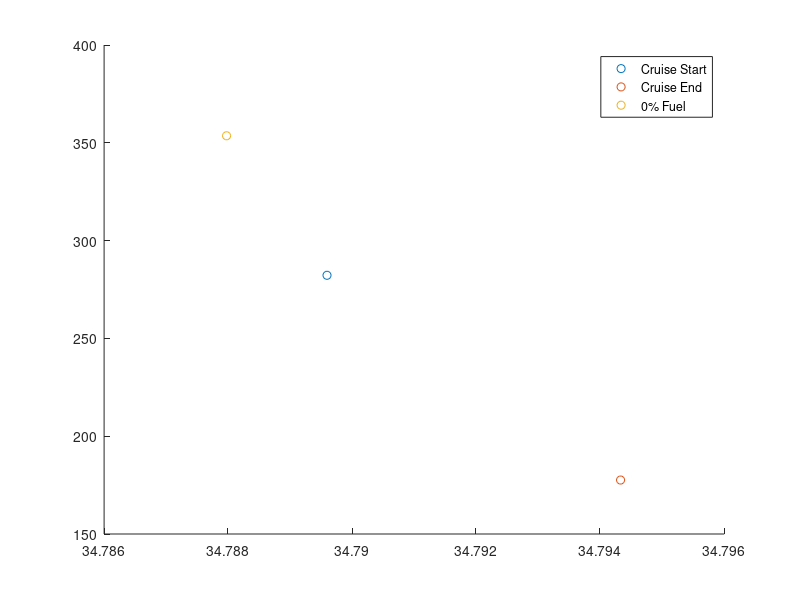

MATLAB code to generate this figure:
clc
clear
close all

% Weight & Balance Estimation for Transport Aircraft

% Variable Definitions:
mac=7.4;
A = 8.77; %- Wing aspect ratio (unitless)
Ah = 5.8; %- Horizontal tailplane aspect ratio (unitless)
Av = 2*1.6; %- Vertical tailplane aspect ratio (unitless)
Afc = 3887.9244; %- Cargo hold floor area (ft^2), set to 0 initially, replace with actual value
Bw = 213.2; %- Wing span (ft), set to 0 initially, replace with actual value
Bh = 51; % - Horizontal tailplane span (ft)
D = 20.8; %- Maximum fuselage diameter (ft), set to 0 initially, replace with actual value
Fw = 14.7638; %- Fuselage width at horizontal tail intersection (ft), set to 0, replace as needed
HtHv = 0; % - Location of horizontal tailplane on vertical tail (0 for fuselage-mounted, 1 for T-tail)
Kbuf = 5.68; %- Factor for range; 1.02 for short ranges, 5.68 for very long ranges
Kdoor = 1; %- Door factor, 1.0 if no cargo door, 1.06 for one side cargo door, 1.12 for aft clamshell
Klav = 1.11; %- Lavatory factor, 1.11 for long range, 0.31 for short range, 3.9 for business jets
KLg = 1.12; % - Landing gear factor, 1.12 if fuselage mounted, 1.0 otherwise
Kmp = 1; %- Kneeling main gear factor, 1.126 for kneeling gear, 1.0 otherwise
Kng = 1.017; %- Nacelle factor, 1.017 for pylon mounted nacelle, 1.0 otherwise
Knp = 1; %- Nose gear factor, 1.15 for kneeling nose gear, 1.0 otherwise
Kr = 1; %      - Engine factor, 1.133 for reciprocating engines, 1.0 otherwise
Ktp = 1; %- Turboprop factor, 0.793 for turboprop, 1.0 otherwise
Kuht = 1; %- Factor for all-moving tail, 1.143 for all-moving, 1.0 otherwise
L = 246.063; %- Fuselage structural length (ft), to be assigned
La = 250; %       - Electrical routing distance; generators to avionics to cockpit (ft)
Lec = 800; %        - Engine controls routing distance; engine to cockpit - total if multi-engine (ft)
Lf = 264.4357; %- Total fuselage length (ft)
Lht = 106.6; %    - Length from wing aerodynamic center to horizontal tail aerodynamic center (ft)
Lm = 160; %         - Main landing gear length (inches)
Ln = 120; %         - Nose landing gear length (inches)
Lvt = 103.6; %    - Length from wing aerodynamic center to vertical tail aerodynamic center (ft)
Ky = 0.238 * Lht; % - Aircraft pitching radius of gyration, approx. 0.3*Lht (ft)
Kz = Lvt; % - Aircraft yaw radius of gyration, approx. Lvt (ft)
Nc = 12; %       - Number of crew, typically set as required by the design
Nen = 4; %     - Number of engines
Nf = 5; %     - Number of control functions, typically 4-7
Ngear = 2.85; % - Gear load ratio, typically 2.7-3 for commercial aircraft
Ngen = 5; %    - Number of generators, typically equal to Nen
Nl = 1.5 * Ngear; %    - Ultimate landing gear load factor, typically 1.5*Ngear
NLt = 17.4; %- Nacelle length (ft)
Nm = 1; % - Number of mechanical functions performed by controls, usually 0-2
Nmss = 4; %       - Number of main gear shock struts
Nmw = 16; %     - Number of main wheels
Nnw = 2; %     - Number of nose wheels
Np = 516; % - Total number of persons onboard (crew + passengers)
Nseat = 516; %- Number of seats of given type
Nt = 5; % - Total number of fuel tanks
Nw = 6.9; % - Nacelle width (ft)
Nz = 1.5*2.5; %- Ultimate load factor, typically 1.5 * limit load factor
Rkva = 50; % - Electrical system rating, usually 40-60 kVA for transports
Scs = 540; %    - Total control surface area (ft^2)
Scsw = 530; %   - Area of wing-mounted control surfaces (ft^2)
Se = 100; %    - Elevator area (ft^2)
Sf = 37027; %- Fuselage wetted area (ft^2)
Sht = 1039.8; %     - Horizontal tailplane area (ft^2)
Sn = 650; %     - Nacelle wetted area (ft^2)
Sw = 5188.2; %- Reference wing area (ft^2)
Svt = 433.6; %      - Vertical tailplane area (ft^2)
tc_root = 0.14; %- Wing root thickness-to-chord ratio
tc_rootv = 0.12; %- Vertical tailplane root thickness-to-chord ratio
Vi = 59438.7; %- Integral fuel tank volume (gal)
Vp = 0; % - Self-sealing tank volume (gal)
Vpr = 150000; %     - Volume of pressurized sections (ft^3)
Vs = 231.6; %- Landing stall speed (ft/s)
Vt = Vi +Vp; %- Total volume of fuel tanks (gal)
WAPU = 500; %- Uninstalled APU weight (lb)
Wc = 0; % - Maximum cargo weight (lb)
Wdg = 779200; % - Design gross weight (lb)
Wen = 13552; %- Engine weight (lb)
Wenc = 19841.6; %- Weight of engine and contents (lb)
Wl = Wdg * 0.85; %- Landing design gross weight (lb)
Wseat = 13; %- Weight of single seat (lb)
Wuav = 1100; % - Uninstalled avionics weight, typically 800-1400 lb
lambda = 0.25; %- Wing taper ratio
Lambda = 0.464; %- Wing quarter chord sweep angle (radians)
Lambda_ht = 0.26; %- Horizontal tailplane quarter chord sweep (radians)
Lambda_vt = 0.26; %- Vertical tailplane quarter chord sweep (radians)
g = 32.18504;
Iy = Wdg * Ky ^ 2 / g; %- Pitching moment of inertia (lb*ft^2), approximated as Wo*Ky^2/g
Kws = 0.75 * ((1 + 2 * lambda) / (1 + lambda)) * Bw * tan(Lambda) / L; % - Wing sweep factor, calculated as 0.75 * [(1 + 2*lambda)/(1 + lambda)] * Bw * tan(Lambda) / L

% % Default values for unspecified variables (set to zero, modify as needed):
% A = 0; % Wing aspect ratio
% Ah = 0; % Horizontal tailplane aspect ratio
% Av = 0; % Vertical tailplane aspect ratio
% Bw = 0; % Wing span in ft
% D = 0; % Fuselage diameter in ft
% % ... Continue initializing all variables used in equations as above

% Begin Calculations
% 1. Aircraft Wing Weight
% Wdg = 0; % Design gross weight, replace with actual value
% Nz = 0; % Ultimate load factor, typically 1.5 * limit load factor
% Sw = 0; % Reference wing area, replace with actual value
% A = 0; % Aspect ratio of the wing
% lambda = 0; % Wing taper ratio
% Scsw = 0; % Area of wing-mounted control surfaces
% Lambda = 0; % Wing quarter chord sweep (radians)
% tc_root = 0; % Wing root thickness-to-chord ratio


% Equation for Wing Weight (Ww)
CGw = 35; % Wing CG location (m)
Zw = -1.83;
Ww = 1.05 * (0.78 * 0.0051 * (Wdg * Nz) ^ 0.557 * Sw ^ 0.649 * A ^ 0.5 * (1 + lambda) ^ 0.1 * ...
    Scsw ^ 0.1 )/ (cos(Lambda) * (tc_root) ^ 0.4); % Wing Weight
% Comment: Replace variables with actual values as needed.

% engine weight
CGeng = CGw - 0.7;
Zeng = -4.5;
W_engines = Nen * Wen;

% 2. Horizontal Tailplane Weight (Wht)
% Kuht = 1; % Factor for all-moving tail, typically 1.143 for all-moving, 1.0 otherwise
% Sht = 0; % Horizontal tailplane area in ft^2
% Ky = 0; % Aspect ratio of the horizontal tail
% Fw = 0; % Fuselage width at horizontal tail intersection
% Bh = 0; % Horizontal tailplane span in ft
% Lht = 0; % Length from wing aerodynamic center to horizontal tail aerodynamic center
% Lambda_ht = 0; % Horizontal tail quarter-chord sweep (radians)
CGht = 72.1;
Zht = 1.55;
Wht = 1.05 * 0.75 * 0.0379 * Kuht * Wdg ^ 0.639 * Nz ^ 0.1 * Sht ^ 0.75 * Ky ^ 0.704 * ...
    Ah ^ 0.166 * (1 + Se / Sht) ^ 0.1 / ((1 + Fw / Bh) ^ 0.25 * Lht * cos(Lambda_ht));
% Comment: Replace with actual values for Wht calculation.

% 3. Vertical Tailplane Weight (Wvt)
% HtHv = 0; % Location factor, 0.0 for fuselage mounted, 1.0 for T-tail
% Svt = 0; % Vertical tailplane area in ft^2
% Av = 0; % Vertical tailplane aspect ratio
% Lvt = 0; % Length from wing aerodynamic center to vertical tail aerodynamic center
% Lambda_vt = 0; % Vertical tail quarter-chord sweep (radians)
% tc_rootv = 0; % Vertical tail root thickness-to-chord ratio
CGvt = 71.1;
Zvt = 4.64;
Wvt = 1.05 * 0.75 * 0.0026 * (1 + HtHv) ^ 0.225 * Wdg ^ 0.556 * Nz ^ 0.536 * Svt ^ 0.5 * ...
    Kz ^ 0.875 * Av ^ 0.35 / (Lvt ^ 0.5 * cos(Lambda_vt) * (tc_rootv) ^ 0.5);
% Comment: Replace variables for accurate vertical tail weight estimation.

% Continue defining
% Continue defining remaining equations based on the document

% 4. Fuselage Weight (Wfus)
% Sf = 0; % Fuselage wetted area (ft^2)
% L_D = 0; % Lift-to-drag ratio, typically 10-20 for transport aircraft
CGfus = L * 0.435 / 3.281;
Zfus = 0;
Wfus = 1.05 * 0.85 * 0.3280 * Kdoor * KLg * (Wdg * Nz) ^ 0.5 * L ^ 0.25 * Sf ^ 0.302 * ...
    (1 + Kws) ^ 0.04 * (L/D) ^ 0.1;
% Comment: Replace variables with actual values for fuselage weight.

% 5. Main Landing Gear Weight (Wmlg)
% Lm = 0; % Main landing gear length (inches)
% Nmss = 0; % Number of main gear shock struts
% Nmw = 0; % Number of main wheels
% Vs = 0; % Landing stall speed (ft/s)
CGmlg = 43;
Zmlg = -6.33;
Wmlg = 1.05 * 0.88 * 0.0106 * Kmp * Wl ^ 0.888 * Nl ^ 0.25 * Lm ^ 0.4 *Nmw^0.321 * Vs ^ 0.1 / (Nmss ^ 0.5);
% Comment: Replace values for main landing gear weight.

% 6. Nose Landing Gear Weight (Wnlg)
% Ln = 0; % Nose landing gear length (inches)
% Nnw = 0; % Number of nose wheels
CGnlg = 7;
Znlg = -6.33;
Wnlg = 1.05 * 0.88 * 0.032 * Knp * Wl ^ 0.646 * Nl ^ 0.2 * Ln ^ 0.5 * Nnw ^ 0.45;
% Comment: Replace variables with actual values for nose landing gear weight.

% 7. Nacelle Weight (Winl)
% NLt = 0; % Nacelle length (ft)
% Nw = 0; % Nacelle width (ft)
% Wenc = 0; % Weight of engine and contents (lb)
% Sn = 0; % Nacelle wetted area (ft^2)
CGinl = CGw - 1.4;
Zinl = Zeng;
Winl = 1.05 * 0.85 * 0.6724 * Kng * NLt ^ 0.1 * Nw ^ 0.294 * Nz ^ 0.119 * Wenc ^ 0.611 *Nen^0.984* Sn ^ 0.224;
% Comment: Replace values for nacelle weight.

% 8. Engine Controls Weight (Wec)
% Lec = 0; % Engine control routing distance (ft)
CGec = CGeng;
Zec = Zeng;
Wec = 5 * Nen + 0.8 * Lec;
% Comment: Weight of engine controls; set Nen and Lec as needed.

% 9. Engine Starter Weight (Wes)
% Wen = 0; % Engine weight (lb)
CGes = CGeng;
Zes = Zeng;
Wes = 49.19 * (Nen * Wen / 1000) ^ 0.541;
% Comment: Engine starter weight; specify engine weight and number of engines.

% 10. Fuel System Weight (Wfs)
% Vt = 0; % Total volume of fuel tanks (gal)
% Nt = 0; % Number of fuel tanks
% Vp = 0; % Self-sealing tank volume (gal)
% Vi = 0; % Integral fuel tank volume (gal)
CGfs = CGeng + 0.1;
Zfs = -2.01;
Wfs = 2.405 * Vt ^ 0.606 * Nt ^ 0.5 * (1 + Vp / Vt) / (1 + Vi / Vt);
% Comment: Fuel system weight; define fuel volumes and tank counts.

% 11. Flight Controls Weight (Wfc)
% Scs = 0; % Total control surface area (ft^2)
% Iy = 0; % Pitching moment of inertia (lb*ft^2), usually ≈ Wdg * Ky^2 / g
% Nm = 0; % Number of mechanical functions performed by controls
CGfc = 50;
Zfc = -1;
Wfc = 145.9 * Nf ^ 0.554 * Scs ^ 0.2 * (Iy * 1e-6) ^ 0.07 / (1 + Nm / Nf);
% Comment: Flight controls weight; specify control surface area and inertia.

% 12. Installed APU Weight (WAPUinst)
% WAPU = 0; % Uninstalled APU weight (lb)
CGapu = 75;
Zapu = 1.34;
WAPUinst = 2.2 * WAPU;
% Comment: Installed APU weight; specify WAPU.

% 13. Instruments Weight (Winstr)
% Kr = 1; % Engine type factor, 1.133 for reciprocating engines, 1.0 otherwise
% Ktp = 1; % Turboprop factor, 0.793 for turboprop, 1.0 otherwise
CGinstr = 4;
Zinstr = 0;
Winstr = 4.509 * Kr * Ktp * Nc ^ 0.541 * Nen * (Lf + Bw) ^ 0.5;
% Comment: Instrument weight; define factors, number of crew, and dimensions.

% 14. Hydraulic System Weight (Whydr)
CGhydr = 50;
Zhydr = -1;
Whydr = 0.2673 * Nf * (Lf + Bw) ^ 0.937;
% Comment: Hydraulic system weight; replace Nf, Lf, Bw as needed.

% 15. Electrical System Weight (Wel)
% Rkva = 0; % System electrical rating (kVA)
CGel = 45;
Zel = -1;
Wel = 7.291 * Rkva ^ 0.782 * La ^ 0.346 * Ngen ^ 0.1;
% Comment: Electrical system weight; set electrical rating and routing distance.

% 16. Avionics Weight (Wav)
% Wuav = 0; % Uninstalled avionics weight, typically 800-1400 lb
CGav = 5;
Zav = 0;
Wav = 1.73 * Wuav ^ 0.983;
% Comment: Avionics weight; specify Wuav.

% 17. Furnishings Weight (Wfurn)
% Nseat = 0; % Number of seats
% Wseat = 0; % Weight of single seat, e.g., 60 lb for flight deck, 32 lb for passenger
% Klav = 0; % Lavatory factor
% Kbuf = 0; % Buffer factor for furnishings
CGfurn = CGfus;
Zfurn = 1;
Wfurn = 0.0577 * Nc ^ 0.1 * Wc ^ 0.393 * Sf ^ 0.75 + Nseat * Wseat + Klav * Np ^ 1.33 + Kbuf * Np ^ 1.12;
% Comment: Furnishings weight; define seating and comfort parameters.

% 18. Air-Conditioning Weight (Wac)
% Vpr = 0; % Volume of pressurized sections (ft^3)
CGac = CGfus;
Zac = 2.5;
Wac = 62.36 * Np ^ 0.25 * (Vpr * 1e-3) ^ 0.604 * Wuav ^ 0.1;
% Comment: Air-conditioning weight; specify volumes and number of persons.

% 19. Anti-Icing System Weight (Wai)
CGai = CGw - 1;
Zai = Zw;
Wai = 0.002 * Wdg;
% Comment: Anti-icing system weight; set Wdg.

% 20. Handling Gear Weight (Whg)
CGwhg = 0;
Whg_civilian = 0; % Civilian handling gear weight
% Afc = 0; % Cargo hold floor area (ft^2)
CGmil = 35;
Whg_military = 0; % Military handling gear weight

% add thrust reverser effects
W_engines = W_engines + 0.3 * Winl;

% Final output
% Display calculated weights for verification:
disp(['Wing Weight (Ww): ', num2str(Ww*0.453592)]);
disp(['Horizontal Tailplane Weight (Wht): ', num2str(Wht*0.453592)]);
disp(['Vertical Tailplane Weight (Wvt): ', num2str(Wvt*0.453592)]);
disp(['Fuselage Weight (Wfus): ', num2str(Wfus*0.453592)]);
disp(['Main Landing Gear Weight (Wmlg): ', num2str(Wmlg*0.453592)]);
disp(['Nose Landing Gear Weight (Wnlg): ', num2str(Wnlg*0.453592)]);
disp(['Nacelle Weight (Winl): ', num2str(Winl*0.453592)]);
disp(['Engine Controls Weight (Wec): ', num2str(Wec*0.453592)]);
disp(['Engine Starter Weight (Wes): ', num2str(Wes*0.453592)]);
disp(['Fuel System Weight (Wfs): ', num2str(Wfs*0.453592)]);
disp(['Flight Controls Weight (Wfc): ', num2str(Wfc*0.453592)]);
disp(['Installed APU Weight (WAPUinst): ', num2str(WAPUinst*0.453592)]);
disp(['Instruments Weight (Winstr): ', num2str(Winstr*0.453592)]);
disp(['Hydraulic System Weight (Whydr): ', num2str(Whydr*0.453592)]);
disp(['Electrical System Weight (Wel): ', num2str(Wel*0.453592)]);
disp(['Avionics Weight (Wav): ', num2str(Wav*0.453592)]);
disp(['Furnishings Weight (Wfurn): ', num2str(Wfurn*0.453592)]);
disp(['Air-Conditioning Weight (Wac): ', num2str(Wac*0.453592)]);
disp(['Anti-Icing System Weight (Wai): ', num2str(Wai*0.453592)]);
disp(['Civilian Handling Gear Weight (Whg_civilian): ', num2str(Whg_civilian*0.453592)]);
disp(['Military Handling Gear Weight (Whg_military): ', num2str(Whg_military*0.453592)]);
disp(['Engine Weight (W_engines): ', num2str(W_engines*0.453592)]);

% get total weight
Wtotal = Ww + Wht + Wvt + Wfus + Wmlg + Wnlg + Winl + Wec + Wes + Wfs + ...
    Wfc + WAPUinst + Winstr + Whydr + Wel + Wav + Wfurn + Wac + Wai + ...
    Whg_civilian + Whg_military + W_engines;

Wtotal_tons = Wtotal / 2204;
disp(Wtotal_tons)

disp(['Total Weight (empty): ', num2str(Wtotal_tons), ' tons']);

% get cg
CGtotal = (Ww * CGw + Wht * CGht + Wvt * CGvt + Wfus * CGfus + Wmlg * CGmlg + ...
    Wnlg * CGnlg + Winl * CGinl + Wec * CGec + Wes * CGes + Wfs * CGfs + ...
    Wfc * CGfc + WAPUinst * CGapu + Winstr * CGinstr + Whydr * CGhydr + ...
    Wel * CGel + Wav * CGav + Wfurn * CGfurn + Wac * CGac + Wai * CGai + ...
    Whg_civilian * CGwhg + Whg_military * CGmil + W_engines * CGeng) / Wtotal;

disp(['Total x_cg (empty): ', num2str(CGtotal), ' m']);

% get z center of gravity

ZCGtotal = (Ww * Zw + Wht * Zht + Wvt * Zvt + Wfus * Zfus + Wmlg * Zmlg + ...
    Wnlg * Znlg + Winl * Zinl + Wec * Zec + Wes * Zes + Wfs * Zfs + ...
    Wfc * Zfc + WAPUinst * Zapu + Winstr * Zinstr + Whydr * Zhydr + ...
    Wel * Zel + Wav * Zav + Wfurn * Zfurn + Wac * Zac + Wai * Zai) / Wtotal;

disp(['Total z_cg (empty): ', num2str(ZCGtotal), ' m']);

% add fuel, pax, luggage
Wfuel = 176; % tons
Wpax = 38.7; % tons
Wluggage = 9.42; % tons

Wtotal_full = Wtotal_tons + Wfuel + Wpax + Wluggage;
disp(['Total Weight (full): ', num2str(Wtotal_full), ' tons']);


% get cg
CGfuel = CGfs; % m
CGpax = CGfus; % m
CGluggage = CGfus; % m
Zfuel = Zfs;
Zpax = 0.5;
Zluggage = -0.5;


%==================== FUEL TANK DISTRIBUTION ==============================
CG_iwtank = CGw - 39.6 + 36.553; % inner wing tank xcg (m)
CG_ftank = CGw - 39.6 + 33.39 + 5; % fuselage tank xcg (m)
CG_owtank = CGw - 39.6 + 42.01; % outer wing tank xcg (m)
CG_trimtank = 73; % trim tank xcg (m)

W_iwtank = 55.5; % inner wing tank fuel mass (tons)
W_ftank = 44.2; % fuselage tank fuel mass (tons)
W_owtank = 76.4; % outer wing tank fuel mass (tons)
W_trimtank = 0; % trim tank fuel mass (tons)

CG_fore = (CG_iwtank * W_iwtank + CG_ftank * W_ftank) / (W_iwtank + W_ftank);
W_fore = (W_iwtank + W_ftank);

CGfuel = (CG_iwtank * W_iwtank + CG_ftank * W_ftank + CG_owtank *...
    W_owtank + CG_trimtank * W_trimtank) / (W_iwtank + W_ftank...
    + W_owtank + W_trimtank);

CG_fuelled_front = (Wtotal_tons * CGtotal + W_fore * CG_fore + Wpax...
    * CGpax + Wluggage * CGluggage) / (Wtotal_tons + W_fore + Wpax + Wluggage);

CG_fuelled_aft = (Wtotal_tons * CGtotal + W_owtank * CG_owtank + Wpax...
    * CGpax + Wluggage * CGluggage) / (Wtotal_tons + W_owtank + Wpax + Wluggage);

CGtotal_full = (Wtotal_tons * CGtotal + (Wfuel+W_trimtank) .* CGfuel + Wpax * CGpax...
    + Wluggage * CGluggage) ./ (Wtotal_full + W_trimtank);
disp(['Total CG (full): ', num2str(CGtotal_full), ' m']);

CGempty_trimtank = (Wtotal_tons * CGtotal + W_trimtank * CG_ftank)...
    / (Wtotal_tons + W_trimtank);

zCGtotal_full = (Wtotal_tons * ZCGtotal + Wfuel * Zfuel + Wpax * Zpax...
    + Wluggage * Zluggage) / (Wtotal_full + W_trimtank);
disp(['Total z_cg (full): ', num2str(zCGtotal_full), ' m']);

%plotting the CG envelope

W_cruise_start= Wtotal_tons + 0.97*0.985*Wfuel + Wpax + Wluggage;
CG_cruise_start= (Wtotal_tons * CGtotal + 0.97*0.985*Wfuel * CGfuel + Wpax...
    * CGpax + Wluggage * CGluggage) / W_cruise_start;
disp(['Total CG (cruise start): ', num2str(CG_cruise_start), ' m']);

W_cruise_end= Wtotal_tons + 0.97*0.985*0.6225*Wfuel + Wpax + Wluggage;
CG_cruise_end= (Wtotal_tons * CGtotal + 0.97*0.985*0.6225*Wfuel * CGfuel...
    + Wpax * CGpax + Wluggage * CGluggage) / W_cruise_end;
disp(['Total CG (cruise end): ', num2str(CG_cruise_end), ' m']);

W_cruise_end_fore= Wtotal_tons + 0.97*0.985*0.6225*W_owtank + Wpax + Wluggage+ W_trimtank +W_fore ;
CG_cruise_end_fore= (Wtotal_tons * CGtotal + (0.97*0.985*0.625*W_owtank + W_trimtank +W_fore) * CGfuel + Wpax * CGpax + Wluggage * CGluggage) / W_cruise_end_fore;
disp(['Total CG (cruise end fore): ', num2str(CG_cruise_end_fore), ' m']);
 
Wtotal_nofuel= Wtotal_tons + Wpax + Wluggage;
disp(['Total Weight (no fuel): ', num2str(Wtotal_nofuel), ' tons']);
CGtotal_nofuel = (Wtotal_tons * CGtotal + Wpax * CGpax + Wluggage * CGluggage) / Wtotal_nofuel;
disp(['Total CG (no fuel): ', num2str(CGtotal_nofuel), ' m']);

W_fuel_nopass= Wtotal_tons + Wfuel + W_trimtank;
CG_fuel_nopass = (Wtotal_tons * CGtotal + (Wfuel + W_trimtank) * CGfuel) / W_fuel_nopass;

% figure
% plot(W_trimtank, abs(CGfuel-CGtotal_nofuel), LineWidth=2)
% xlabel('trim tank mass (Kg)')
% ylabel('difference between cg with no fuel and cg full')



figure
% scatter(((CGtotal-LE_mac)/mac)*100, Wtotal_tons,'cyan') %empty weight
hold on
scatter(CG_cruise_end, W_cruise_end, 'blue')
scatter(CGtotal_nofuel, Wtotal_nofuel, 'red')
scatter(CGtotal_full, Wtotal_full, 'magenta')
legend("Cruise Start", "Cruise End", "0% Fuel", "100% Fuel")


% get Iyy using sum(Iyy) = sum(m * (x - x_cg)^2)
Iyy = Ww * (CGw - CGtotal)^2 + Wht * (CGht - CGtotal)^2 + Wvt * (CGvt - CGtotal)^2 + ...
    Wfus * (CGfus - CGtotal)^2 + Wmlg * (CGmlg - CGtotal)^2 + Wnlg * (CGnlg - CGtotal)^2 + ...
    Winl * (CGinl - CGtotal)^2 + Wec * (CGec - CGtotal)^2 + Wes * (CGes - CGtotal)^2 + ...
    Wfs * (CGfs - CGtotal)^2 + Wfc * (CGfc - CGtotal)^2 + WAPUinst * (CGapu - CGtotal)^2 + ...
    Winstr * (CGinstr - CGtotal)^2 + Whydr * (CGhydr - CGtotal)^2 + Wel * (CGel - CGtotal)^2 + ...
    Wav * (CGav - CGtotal)^2 + Wfurn * (CGfurn - CGtotal)^2 + Wac * (CGac - CGtotal)^2 + ...
    Wai * (CGai - CGtotal)^2 + Whg_civilian * (CGwhg - CGtotal)^2 + Whg_military * (CGmil - CGtotal)^2 + ...
    W_engines * (CGeng - CGtotal)^2 + Wfuel * (CGfuel - CGtotal_full)^2 + ...
    Wpax * (CGpax - CGtotal_full)^2 + Wluggage * (CGluggage - CGtotal_full)^2;

% convert from lb*m^2 to kg*m^2
Iyy = Iyy * 0.453592;

disp(['Iyy: ', num2str(Iyy), ' kg*m^2']);
